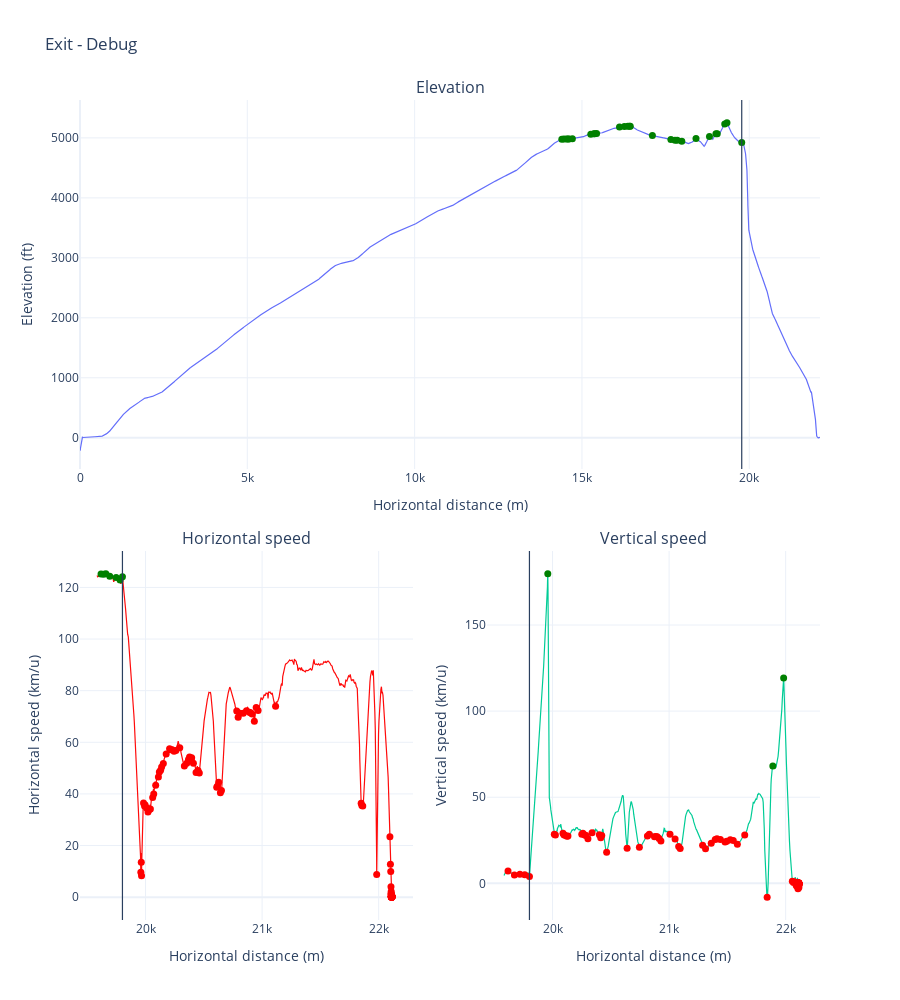

The cell this chart's notebook holds for it:
### Code cell
jump.plt_exit_debug('km/u', 'm')
